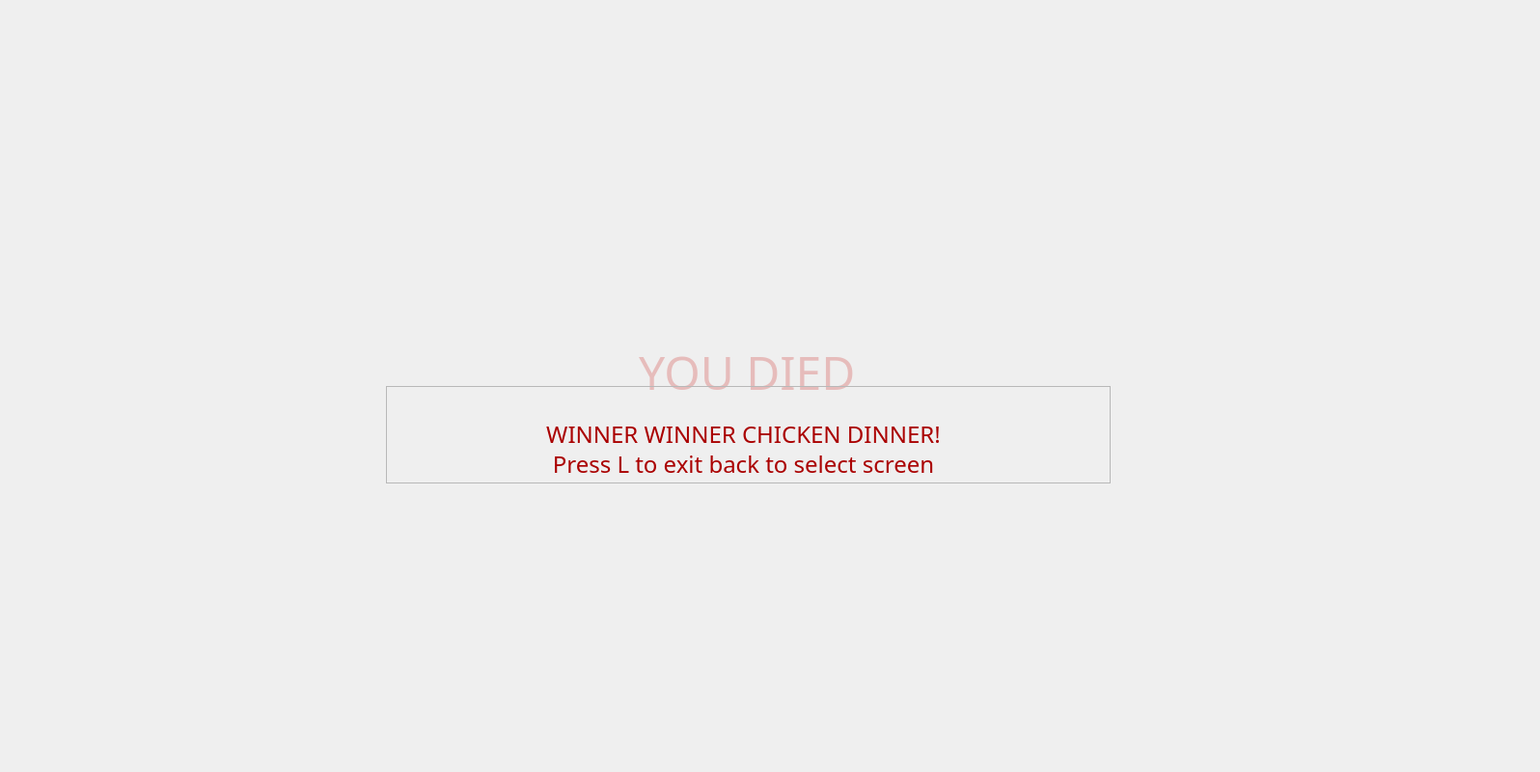
<?xml version="1.0" encoding="UTF-8"?>
<ui version="4.0">
 <class>MainWindow</class>
 <widget class="QMainWindow" name="MainWindow">
  <property name="geometry">
   <rect>
    <x>0</x>
    <y>0</y>
    <width>1596</width>
    <height>800</height>
   </rect>
  </property>
  <property name="windowTitle">
   <string>Maze</string>
  </property>
  <property name="styleSheet">
   <string notr="true">border-image: url(&quot;images/sky.jpg&quot;) 0 0 0 0 stretch stretch;</string>
  </property>
  <widget class="QWidget" name="centralwidget">
   <widget class="QLabel" name="lbl_player">
    <property name="geometry">
     <rect>
      <x>40</x>
      <y>587</y>
      <width>51</width>
      <height>101</height>
     </rect>
    </property>
    <property name="styleSheet">
     <string notr="true"/>
    </property>
    <property name="text">
     <string/>
    </property>
    <property name="pixmap">
     <pixmap>../../images/friend.png</pixmap>
    </property>
   </widget>
   <widget class="QLabel" name="lbl_plat">
    <property name="geometry">
     <rect>
      <x>0</x>
      <y>690</y>
      <width>301</width>
      <height>51</height>
     </rect>
    </property>
    <property name="styleSheet">
     <string notr="true"/>
    </property>
    <property name="text">
     <string/>
    </property>
    <property name="pixmap">
     <pixmap>../../images/floor.png</pixmap>
    </property>
    <property name="scaledContents">
     <bool>false</bool>
    </property>
   </widget>
   <widget class="QLabel" name="lbl_dead">
    <property name="geometry">
     <rect>
      <x>470</x>
      <y>340</y>
      <width>621</width>
      <height>91</height>
     </rect>
    </property>
    <property name="font">
     <font>
      <family>Matura MT Script Capitals</family>
      <pointsize>36</pointsize>
      <italic>false</italic>
      <bold>false</bold>
     </font>
    </property>
    <property name="styleSheet">
     <string notr="true">color: qlineargradient(spread:pad, x1:0, y1:0, x2:1, y2:1, stop:0 rgba(200, 6, 0, 55), stop:1 rgba(200, 6, 0, 55));
font: 36pt &quot;Matura MT Script Capitals&quot;;</string>
    </property>
    <property name="text">
     <string>YOU DIED </string>
    </property>
    <property name="alignment">
     <set>Qt::AlignCenter</set>
    </property>
   </widget>
   <widget class="QLabel" name="lbl_plath">
    <property name="geometry">
     <rect>
      <x>350</x>
      <y>556</y>
      <width>141</width>
      <height>20</height>
     </rect>
    </property>
    <property name="text">
     <string/>
    </property>
    <property name="pixmap">
     <pixmap>../../images/moving_platform.png</pixmap>
    </property>
    <property name="scaledContents">
     <bool>true</bool>
    </property>
   </widget>
   <widget class="QLabel" name="lbl_platk">
    <property name="geometry">
     <rect>
      <x>580</x>
      <y>420</y>
      <width>21</width>
      <height>261</height>
     </rect>
    </property>
    <property name="text">
     <string/>
    </property>
    <property name="pixmap">
     <pixmap>../../images/spikes_r.png</pixmap>
    </property>
   </widget>
   <widget class="QLabel" name="lbl_win">
    <property name="geometry">
     <rect>
      <x>1470</x>
      <y>100</y>
      <width>49</width>
      <height>91</height>
     </rect>
    </property>
    <property name="styleSheet">
     <string notr="true"/>
    </property>
    <property name="text">
     <string/>
    </property>
    <property name="pixmap">
     <pixmap>../../images/flagpole.png</pixmap>
    </property>
   </widget>
   <widget class="QFrame" name="lbl_winner">
    <property name="geometry">
     <rect>
      <x>400</x>
      <y>400</y>
      <width>751</width>
      <height>101</height>
     </rect>
    </property>
    <property name="frameShape">
     <enum>QFrame::StyledPanel</enum>
    </property>
    <property name="frameShadow">
     <enum>QFrame::Raised</enum>
    </property>
    <widget class="QLabel" name="lbl_1">
     <property name="geometry">
      <rect>
       <x>-10</x>
       <y>40</y>
       <width>761</width>
       <height>20</height>
      </rect>
     </property>
     <property name="font">
      <font>
       <family>Bahnschrift SemiCondensed</family>
       <pointsize>18</pointsize>
       <italic>false</italic>
       <bold>false</bold>
      </font>
     </property>
     <property name="styleSheet">
      <string notr="true">color: rgb(170, 0, 0);
font: 18pt &quot;Bahnschrift SemiCondensed&quot;;</string>
     </property>
     <property name="text">
      <string>WINNER WINNER CHICKEN DINNER!</string>
     </property>
     <property name="alignment">
      <set>Qt::AlignCenter</set>
     </property>
    </widget>
    <widget class="QLabel" name="lbl_2">
     <property name="geometry">
      <rect>
       <x>-10</x>
       <y>70</y>
       <width>761</width>
       <height>21</height>
      </rect>
     </property>
     <property name="font">
      <font>
       <family>Bahnschrift SemiCondensed</family>
       <pointsize>18</pointsize>
       <italic>false</italic>
       <bold>false</bold>
      </font>
     </property>
     <property name="styleSheet">
      <string notr="true">color: rgb(170, 0, 0);
font: 18pt &quot;Bahnschrift SemiCondensed&quot;;</string>
     </property>
     <property name="text">
      <string>Press L to exit back to select screen</string>
     </property>
     <property name="alignment">
      <set>Qt::AlignCenter</set>
     </property>
    </widget>
   </widget>
   <widget class="QLabel" name="lbl_plat_2">
    <property name="geometry">
     <rect>
      <x>1300</x>
      <y>190</y>
      <width>301</width>
      <height>51</height>
     </rect>
    </property>
    <property name="styleSheet">
     <string notr="true"/>
    </property>
    <property name="text">
     <string/>
    </property>
    <property name="pixmap">
     <pixmap>../../images/floor.png</pixmap>
    </property>
    <property name="scaledContents">
     <bool>false</bool>
    </property>
   </widget>
   <widget class="QLabel" name="lbl_pplat_3">
    <property name="geometry">
     <rect>
      <x>600</x>
      <y>420</y>
      <width>51</width>
      <height>261</height>
     </rect>
    </property>
    <property name="styleSheet">
     <string notr="true"/>
    </property>
    <property name="text">
     <string/>
    </property>
    <property name="pixmap">
     <pixmap>../../images/floor_f.png</pixmap>
    </property>
    <property name="scaledContents">
     <bool>false</bool>
    </property>
   </widget>
   <widget class="QLabel" name="lbl_plat_4">
    <property name="geometry">
     <rect>
      <x>650</x>
      <y>420</y>
      <width>101</width>
      <height>51</height>
     </rect>
    </property>
    <property name="styleSheet">
     <string notr="true"/>
    </property>
    <property name="text">
     <string/>
    </property>
    <property name="pixmap">
     <pixmap>../../images/floor.png</pixmap>
    </property>
    <property name="scaledContents">
     <bool>false</bool>
    </property>
   </widget>
   <widget class="QLabel" name="lbl_platk_2">
    <property name="geometry">
     <rect>
      <x>600</x>
      <y>400</y>
      <width>151</width>
      <height>20</height>
     </rect>
    </property>
    <property name="text">
     <string/>
    </property>
    <property name="pixmap">
     <pixmap>../../images/spikes_u.png</pixmap>
    </property>
   </widget>
   <widget class="QLabel" name="lbl_pplat_5">
    <property name="geometry">
     <rect>
      <x>860</x>
      <y>540</y>
      <width>51</width>
      <height>51</height>
     </rect>
    </property>
    <property name="styleSheet">
     <string notr="true"/>
    </property>
    <property name="text">
     <string/>
    </property>
    <property name="pixmap">
     <pixmap>../../images/floor.png</pixmap>
    </property>
    <property name="scaledContents">
     <bool>false</bool>
    </property>
   </widget>
   <widget class="QLabel" name="lbl_plat_3">
    <property name="geometry">
     <rect>
      <x>1300</x>
      <y>390</y>
      <width>301</width>
      <height>51</height>
     </rect>
    </property>
    <property name="styleSheet">
     <string notr="true"/>
    </property>
    <property name="text">
     <string/>
    </property>
    <property name="pixmap">
     <pixmap>../../images/floor.png</pixmap>
    </property>
    <property name="scaledContents">
     <bool>false</bool>
    </property>
   </widget>
   <widget class="QLabel" name="label_16">
    <property name="geometry">
     <rect>
      <x>0</x>
      <y>0</y>
      <width>1601</width>
      <height>800</height>
     </rect>
    </property>
    <property name="text">
     <string notr="true"/>
    </property>
    <property name="pixmap">
     <pixmap>../../images/sky.png</pixmap>
    </property>
   </widget>
   <zorder>label_16</zorder>
   <zorder>lbl_plath</zorder>
   <zorder>lbl_player</zorder>
   <zorder>lbl_plat</zorder>
   <zorder>lbl_win</zorder>
   <zorder>lbl_plat_2</zorder>
   <zorder>lbl_plat_4</zorder>
   <zorder>lbl_platk_2</zorder>
   <zorder>lbl_dead</zorder>
   <zorder>lbl_plat_3</zorder>
   <zorder>lbl_pplat_3</zorder>
   <zorder>lbl_platk</zorder>
   <zorder>lbl_winner</zorder>
   <zorder>lbl_pplat_5</zorder>
  </widget>
 </widget>
 <resources/>
 <connections/>
 <slots>
  <slot>home()</slot>
 </slots>
</ui>
